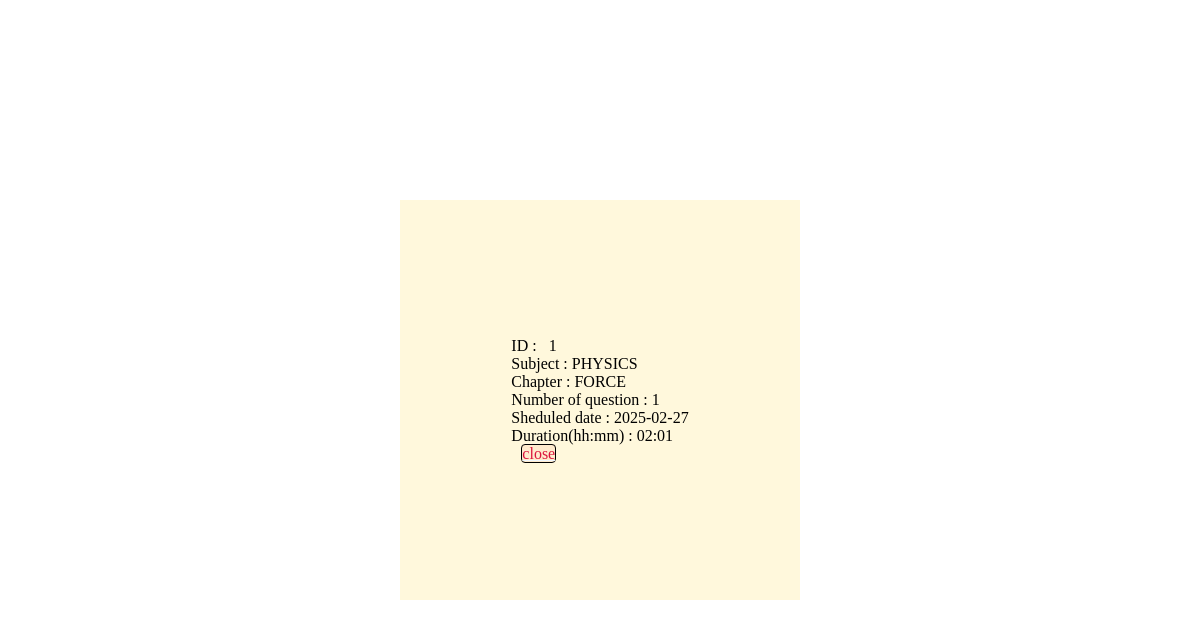
The page /view/1/1 on the database as committed earlier.
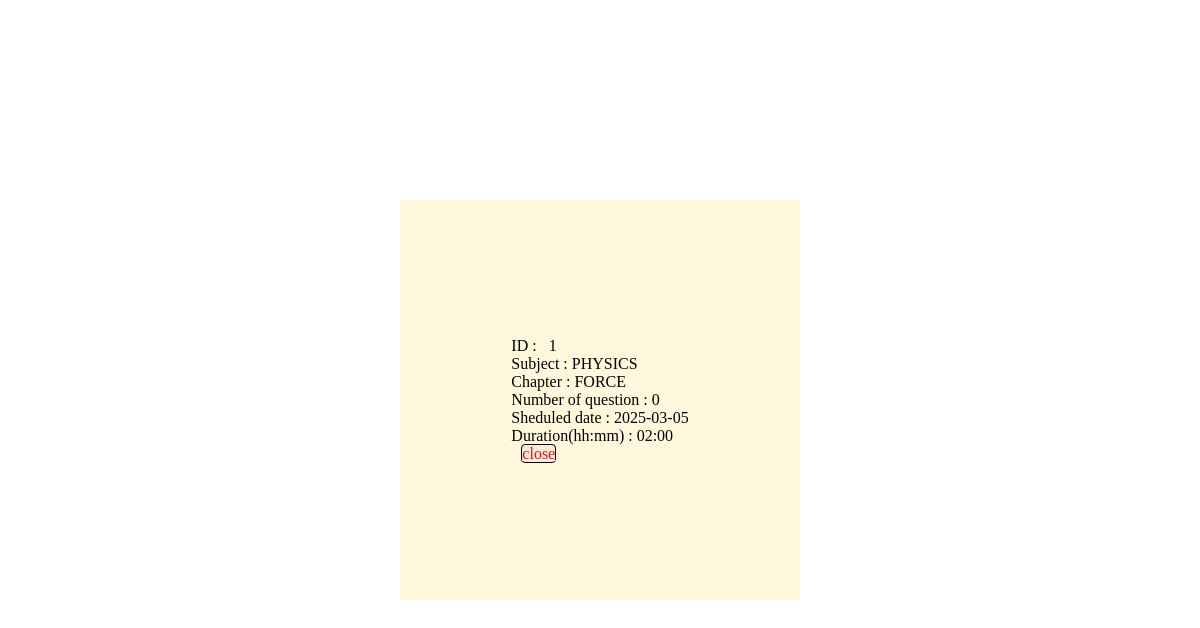
The same page on the database as committed later.
### tables this page shows
CREATE TABLE quiz(
    id INTEGER PRIMARY KEY AUTOINCREMENT,
    chapter_id INTEGER,
    date_of_quiz DATE,
    time_duration TIME,
    remarks TEXT,
    FOREIGN KEY(chapter_id) REFERENCES chapter(id)
);

CREATE TABLE chapter(
    id INTEGER PRIMARY KEY AUTOINCREMENT,
    name TEXT,
    description TEXT,
    sub_name TEXT,
    FOREIGN KEY (sub_name) REFERENCES subject(name));

### app.py (the view)
@app.route('/view/<id>/<u_id>')
def view(id,u_id):
    return render_template('detail_view.html',a=get_q_full_d(id),b=u_id)

### database.py (called while the page is built)
def get_q_full_d(id):
    con = sqlite3.connect('database.sqlite3')
    cur = con.cursor()
    query = f"SELECT * FROM quiz WHERE id =?"
    cur.execute(query,(id,))
    res_1 = cur.fetchall()
    query = f"SELECT COUNT(id) FROM question WHERE quiz_id=?"
    cur.execute(query,(id,))
    res_2 = cur.fetchall()
    query = f"SELECT name,sub_name FROM chapter WHERE id =?"
    cur.execute(query,(res_1[0][1],))
    res_3 = cur.fetchall()
    con.commit()
    con.close()
    return [res_1,res_2,res_3]

### templates/detail_view.html (shortened to what this page needs)
<!DOCTYPE html>
<html lang="en">
<head>
</head>
<body>
    <div id="main">
        <div id="box">
            <div>
                <p>ID : &nbsp  {{a[0][0][0]}}</p>
                <p>Subject : {{a[2][0][1]}}</p>
                <p>Chapter : {{a[2][0][0]}} </p>
                <p>Number of question : {{a[1][0][0]}} </p>
                <p>Sheduled date : {{a[0][0][2]}}</p>
                <p>Duration(hh:mm) : {{a[0][0][3]}}</p>
                <a class="innerbox" href="/user/{{b}}">close</a>
            </div>
        </div>
    </div>
</body>
</html>

### templates/detail_view.html (style rules this page uses)
* { margin: 0%; padding: 0%; box-sizing: border-box; }
html,body { height: 100%; width: 100%; }
#main { display: flex; align-items: center; justify-content: center; }
#box { display: flex; align-items: center; justify-content: center; margin-top: 200px; width: 400px; height: 400px; background-color: cornsilk; }
.innerbox { margin-left: 10px; border: 1px solid black; background-color: blanchedalmond; color: crimson; text-decoration-color: aliceblue; border-radius: 4px; }

Rows that differ between the two databases and show on the page:
changed quiz id 1: date_of_quiz "2025-02-27" → "2025-03-05"; time_duration "02:01" → "02:00"
Other text that changed with them:
{{ a[1][0][0] }}: "1" → "0"
